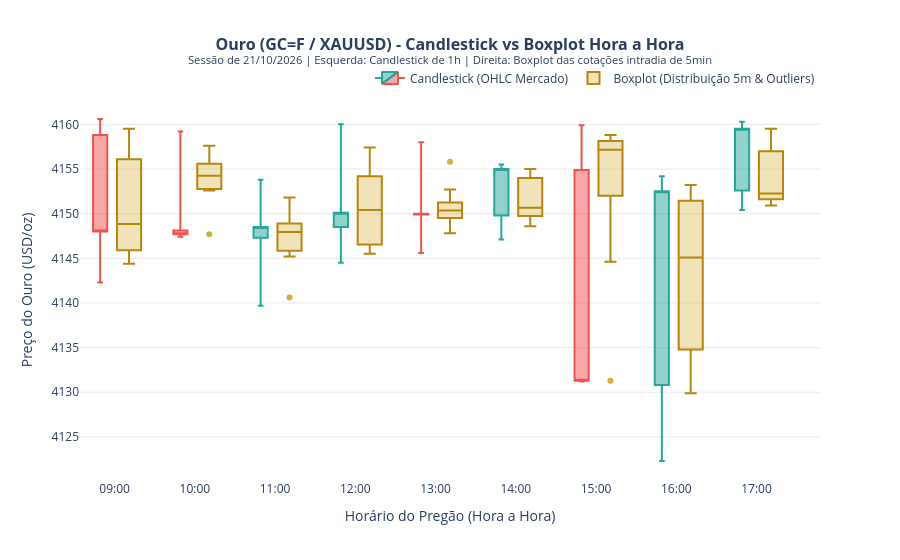

Notebook cell for this chart:
### Code cell
# COMPARAÇÃO HORA A HORA (CANDLE vs BOXPLOT)
# - dados reais do ouro (ticker: GC=F/XAUUSD)
# - data: 21 de Outubro de 2026
# - Intervalo das 09:00 às 17:00 (intraday)
# ----------------------------------------------
# /// Lógica de formação do boxplot ///
# Cada boxplot agrupa as cotações de 5 minutos 
# formando a distribuição estatística dentro
# de um período de uma hora.

import numpy as np
import pandas as pd
import plotly.graph_objects as go

#region 1. DADOS REAIS HARDCODED (Ouro - Futuros GC=F / XAUUSD em 21/10/2026)
dados_candle_ouro = [
    {
        "Hora": "09:00",
        "Abertura": 4158.8,
        "Máxima": 4160.6,
        "Mínima": 4142.3,
        "Fechamento": 4148.0
    },
    {
        "Hora": "10:00",
        "Abertura": 4148.1,
        "Máxima": 4159.2,
        "Mínima": 4147.4,
        "Fechamento": 4147.7
    },
    {
        "Hora": "11:00",
        "Abertura": 4147.3,
        "Máxima": 4153.8,
        "Mínima": 4139.7,
        "Fechamento": 4148.5
    },
    {
        "Hora": "12:00",
        "Abertura": 4148.5,
        "Máxima": 4160.0,
        "Mínima": 4144.5,
        "Fechamento": 4150.1
    },
    {
        "Hora": "13:00",
        "Abertura": 4150.0,
        "Máxima": 4158.0,
        "Mínima": 4145.6,
        "Fechamento": 4149.9
    },
    {
        "Hora": "14:00",
        "Abertura": 4149.8,
        "Máxima": 4155.5,
        "Mínima": 4147.1,
        "Fechamento": 4155.0
    },
    {
        "Hora": "15:00",
        "Abertura": 4154.9,
        "Máxima": 4159.9,
        "Mínima": 4131.2,
        "Fechamento": 4131.3
    },
    {
        "Hora": "16:00",
        "Abertura": 4130.8,
        "Máxima": 4154.2,
        "Mínima": 4122.3,
        "Fechamento": 4152.5
    },
    {
        "Hora": "17:00",
        "Abertura": 4152.6,
        "Máxima": 4160.3,
        "Mínima": 4150.4,
        "Fechamento": 4159.5
    }
]

dados_boxplot_ouro = [
    {
        "Hora": "09:00",
        "Preco": 4157.8
    },
    {
        "Hora": "09:00",
        "Preco": 4159.5
    },
    {
        "Hora": "09:00",
        "Preco": 4155.6
    },
    {
        "Hora": "09:00",
        "Preco": 4156.6
    },
    {
        "Hora": "09:00",
        "Preco": 4151.6
    },
    {
        "Hora": "09:00",
        "Preco": 4149.7
    },
    {
        "Hora": "09:00",
        "Preco": 4145.6
    },
    {
        "Hora": "09:00",
        "Preco": 4146.2
    },
    {
        "Hora": "09:00",
        "Preco": 4144.9
    },
    {
        "Hora": "09:00",
        "Preco": 4144.4
    },
    {
        "Hora": "09:00",
        "Preco": 4146.8
    },
    {
        "Hora": "09:00",
        "Preco": 4148.0
    },
    {
        "Hora": "10:00",
        "Preco": 4152.8
    },
    {
        "Hora": "10:00",
        "Preco": 4154.7
    },
    {
        "Hora": "10:00",
        "Preco": 4154.8
    },
    {
        "Hora": "10:00",
        "Preco": 4157.6
    },
    {
        "Hora": "10:00",
        "Preco": 4157.3
    },
    {
        "Hora": "10:00",
        "Preco": 4155.3
    },
    {
        "Hora": "10:00",
        "Preco": 4152.6
    },
    {
        "Hora": "10:00",
        "Preco": 4153.8
    },
    {
        "Hora": "10:00",
        "Preco": 4155.9
    },
    {
        "Hora": "10:00",
        "Preco": 4153.0
    },
    {
        "Hora": "10:00",
        "Preco": 4152.7
    },
    {
        "Hora": "10:00",
        "Preco": 4147.7
    },
    {
        "Hora": "11:00",
        "Preco": 4145.6
    },
    {
        "Hora": "11:00",
        "Preco": 4140.6
    },
    {
        "Hora": "11:00",
        "Preco": 4146.1
    },
    {
        "Hora": "11:00",
        "Preco": 4145.2
    },
    {
        "Hora": "11:00",
        "Preco": 4147.7
    },
    {
        "Hora": "11:00",
        "Preco": 4151.8
    },
    {
        "Hora": "11:00",
        "Preco": 4148.7
    },
    {
        "Hora": "11:00",
        "Preco": 4149.1
    },
    {
        "Hora": "11:00",
        "Preco": 4148.2
    },
    {
        "Hora": "11:00",
        "Preco": 4150.4
    },
    {
        "Hora": "11:00",
        "Preco": 4147.5
    },
    {
        "Hora": "11:00",
        "Preco": 4148.5
    },
    {
        "Hora": "12:00",
        "Preco": 4147.1
    },
    {
        "Hora": "12:00",
        "Preco": 4145.5
    },
    {
        "Hora": "12:00",
        "Preco": 4145.5
    },
    {
        "Hora": "12:00",
        "Preco": 4146.0
    },
    {
        "Hora": "12:00",
        "Preco": 4152.6
    },
    {
        "Hora": "12:00",
        "Preco": 4157.4
    },
    {
        "Hora": "12:00",
        "Preco": 4155.8
    },
    {
        "Hora": "12:00",
        "Preco": 4157.0
    },
    {
        "Hora": "12:00",
        "Preco": 4149.8
    },
    {
        "Hora": "12:00",
        "Preco": 4151.6
    },
    {
        "Hora": "12:00",
        "Preco": 4150.7
    },
    {
        "Hora": "12:00",
        "Preco": 4150.1
    },
    {
        "Hora": "13:00",
        "Preco": 4150.4
    },
    {
        "Hora": "13:00",
        "Preco": 4149.1
    },
    {
        "Hora": "13:00",
        "Preco": 4148.9
    },
    {
        "Hora": "13:00",
        "Preco": 4150.0
    },
    {
        "Hora": "13:00",
        "Preco": 4151.3
    },
    {
        "Hora": "13:00",
        "Preco": 4151.2
    },
    {
        "Hora": "13:00",
        "Preco": 4147.8
    },
    {
        "Hora": "13:00",
        "Preco": 4155.8
    },
    {
        "Hora": "13:00",
        "Preco": 4152.7
    },
    {
        "Hora": "13:00",
        "Preco": 4151.2
    },
    {
        "Hora": "13:00",
        "Preco": 4150.3
    },
    {
        "Hora": "13:00",
        "Preco": 4149.9
    },
    {
        "Hora": "14:00",
        "Preco": 4148.6
    },
    {
        "Hora": "14:00",
        "Preco": 4148.9
    },
    {
        "Hora": "14:00",
        "Preco": 4150.0
    },
    {
        "Hora": "14:00",
        "Preco": 4149.9
    },
    {
        "Hora": "14:00",
        "Preco": 4149.6
    },
    {
        "Hora": "14:00",
        "Preco": 4150.1
    },
    {
        "Hora": "14:00",
        "Preco": 4151.2
    },
    {
        "Hora": "14:00",
        "Preco": 4153.8
    },
    {
        "Hora": "14:00",
        "Preco": 4154.2
    },
    {
        "Hora": "14:00",
        "Preco": 4153.3
    },
    {
        "Hora": "14:00",
        "Preco": 4154.9
    },
    {
        "Hora": "14:00",
        "Preco": 4155.0
    },
    {
        "Hora": "15:00",
        "Preco": 4156.8
    },
    {
        "Hora": "15:00",
        "Preco": 4157.1
    },
    {
        "Hora": "15:00",
        "Preco": 4156.8
    },
    {
        "Hora": "15:00",
        "Preco": 4158.0
    },
    {
        "Hora": "15:00",
        "Preco": 4157.2
    },
    {
        "Hora": "15:00",
        "Preco": 4158.4
    },
    {
        "Hora": "15:00",
        "Preco": 4158.8
    },
    {
        "Hora": "15:00",
        "Preco": 4158.3
    },
    {
        "Hora": "15:00",
        "Preco": 4157.3
    },
    {
        "Hora": "15:00",
        "Preco": 4147.2
    },
    {
        "Hora": "15:00",
        "Preco": 4144.6
    },
    {
        "Hora": "15:00",
        "Preco": 4131.3
    },
    {
        "Hora": "16:00",
        "Preco": 4129.9
    },
    {
        "Hora": "16:00",
        "Preco": 4132.5
    },
    {
        "Hora": "16:00",
        "Preco": 4134.8
    },
    {
        "Hora": "16:00",
        "Preco": 4136.7
    },
    {
        "Hora": "16:00",
        "Preco": 4134.8
    },
    {
        "Hora": "16:00",
        "Preco": 4144.1
    },
    {
        "Hora": "16:00",
        "Preco": 4146.1
    },
    {
        "Hora": "16:00",
        "Preco": 4153.2
    },
    {
        "Hora": "16:00",
        "Preco": 4151.4
    },
    {
        "Hora": "16:00",
        "Preco": 4150.3
    },
    {
        "Hora": "16:00",
        "Preco": 4151.5
    },
    {
        "Hora": "16:00",
        "Preco": 4152.5
    },
    {
        "Hora": "17:00",
        "Preco": 4152.2
    },
    {
        "Hora": "17:00",
        "Preco": 4152.3
    },
    {
        "Hora": "17:00",
        "Preco": 4153.1
    },
    {
        "Hora": "17:00",
        "Preco": 4151.7
    },
    {
        "Hora": "17:00",
        "Preco": 4152.1
    },
    {
        "Hora": "17:00",
        "Preco": 4151.4
    },
    {
        "Hora": "17:00",
        "Preco": 4151.5
    },
    {
        "Hora": "17:00",
        "Preco": 4150.9
    },
    {
        "Hora": "17:00",
        "Preco": 4156.5
    },
    {
        "Hora": "17:00",
        "Preco": 4158.9
    },
    {
        "Hora": "17:00",
        "Preco": 4157.5
    },
    {
        "Hora": "17:00",
        "Preco": 4159.5
    }
]

df_candle_ouro = pd.DataFrame(dados_candle_ouro)
df_boxplot_ouro = pd.DataFrame(dados_boxplot_ouro)
#endregion

#region 2. CONFIGURANDO POSIÇÃO NUMÉRICA E OFFSET LADO A LADO
x_indices = np.arange(len(df_candle_ouro))
offset = 0.18

fig = go.Figure()
#endregion

#region 3. CANDLESTICK DO OURO (Deslocado à esquerda de cada hora)
fig.add_trace(
    go.Candlestick(
        x=x_indices - offset,
        open=df_candle_ouro['Abertura'],
        high=df_candle_ouro['Máxima'],
        low=df_candle_ouro['Mínima'],
        close=df_candle_ouro['Fechamento'],
        name='Candlestick (OHLC Mercado)',
        whiskerwidth=0.4,
        increasing_line_color='#26a69a',
        decreasing_line_color='#ef5350'
    )
)
#endregion

#region 4. BOXPLOT DO OURO (Deslocado à direita de cada hora com os preços intradia)
hora_to_x = {h: i + offset for i, h in enumerate(df_candle_ouro['Hora'])}
x_box = df_boxplot_ouro['Hora'].map(hora_to_x)

fig.add_trace(
    go.Box(
        x=x_box,
        y=df_boxplot_ouro['Preco'],
        name='Boxplot (Distribuição 5m & Outliers)',
        boxpoints='outliers',
        width=0.3,
        marker=dict(color='#d4af37', size=6, symbol='circle'),  # Dourado para o Ouro
        line=dict(color='#b8860b', width=2),
        fillcolor='rgba(212, 175, 55, 0.35)'
    )
)
#endregion

#region 5. AJUSTES VISUAIS E TÍTULOS
fig.update_layout(
    title=dict(
        text='<b>Ouro (GC=F / XAUUSD) - Candlestick vs Boxplot Hora a Hora</b><br>'
             '<sup>Sessão de 21/10/2026 | Esquerda: Candlestick de 1h | Direita: Boxplot das cotações intradia de 5min</sup>',
        x=0.5,
        font=dict(size=16)
    ),
    xaxis=dict(
        tickmode='array',
        tickvals=x_indices,
        ticktext=df_candle_ouro['Hora'],
        title='Horário do Pregão (Hora a Hora)',
        rangeslider=dict(visible=False)
    ),
    yaxis=dict(
        title='Preço do Ouro (USD/oz)',
        gridcolor='#eaeaea'
    ),
    template='plotly_white',
    legend=dict(
        orientation='h',
        yanchor='bottom',
        y=1.02,
        xanchor='right',
        x=1
    ),
    hovermode='x unified'
)

fig.show()
#endregion

### Figure 1 — Plotly figure (JSON) as saved in the notebook; plotly's stock layout.template omitted (floating-point values rounded to 4 significant figures)
{"data": [{"close": [4148.0, 4148.0, 4148.0, 4150.0, 4150.0, 4155.0, 4131.0, 4152.0, 4160.0], "decreasing": {"line": {"color": "#ef5350"}}, "high": [4161.0, 4159.0, 4154.0, 4160.0, 4158.0, 4156.0, 4160.0, 4154.0, 4160.0], "increasing": {"line": {"color": "#26a69a"}}, "low": [4142.0, 4147.0, 4140.0, 4144.0, 4146.0, 4147.0, 4131.0, 4122.0, 4150.0], "name": "Candlestick (OHLC Mercado)", "open": [4159.0, 4148.0, 4147.0, 4148.0, 4150.0, 4150.0, 4155.0, 4131.0, 4153.0], "type": "candlestick", "whiskerwidth": 0.4, "x": [-0.18, 0.82, 1.82, 2.82, 3.82, 4.82, 5.82, 6.82, 7.82]}, {"boxpoints": "outliers", "fillcolor": "rgba(212, 175, 55, 0.35)", "line": {"color": "#b8860b", "width": 2}, "marker": {"color": "#d4af37", "size": 6, "symbol": "circle"}, "name": "Boxplot (Distribuição 5m & Outliers)", "type": "box", "width": 0.3, "x": [0.18, 0.18, 0.18, 0.18, 0.18, 0.18, 0.18, 0.18, 0.18, 0.18, 0.18, 0.18, 1.18, 1.18, 1.18, 1.18, 1.18, 1.18, 1.18, 1.18, 1.18, 1.18, 1.18, 1.18, 2.18, 2.18, 2.18, 2.18, 2.18, 2.18, 2.18, 2.18, 2.18, 2.18, 2.18, 2.18, 3.18, 3.18, 3.18, 3.18, 3.18, 3.18, 3.18, 3.18, 3.18, 3.18, 3.18, 3.18, 4.18, 4.18, 4.18, 4.18, 4.18, 4.18, 4.18, 4.18, 4.18, 4.18, 4.18, 4.18, 5.18, 5.18, 5.18, 5.18, 5.18, 5.18, 5.18, 5.18, 5.18, 5.18, 5.18, 5.18, 6.18, 6.18, 6.18, 6.18, 6.18, 6.18, 6.18, 6.18, 6.18, 6.18, 6.18, 6.18, 7.18, 7.18, 7.18, 7.18, 7.18, 7.18, 7.18, 7.18, 7.18, 7.18, 7.18, 7.18, 8.18, 8.18, 8.18, 8.18, 8.18, 8.18, 8.18, 8.18, 8.18, 8.18, 8.18, 8.18], "y": [4158.0, 4160.0, 4156.0, 4157.0, 4152.0, 4150.0, 4146.0, 4146.0, 4145.0, 4144.0, 4147.0, 4148.0, 4153.0, 4155.0, 4155.0, 4158.0, 4157.0, 4155.0, 4153.0, 4154.0, 4156.0, 4153.0, 4153.0, 4148.0, 4146.0, 4141.0, 4146.0, 4145.0, 4148.0, 4152.0, 4149.0, 4149.0, 4148.0, 4150.0, 4148.0, 4148.0, 4147.0, 4146.0, 4146.0, 4146.0, 4153.0, 4157.0, 4156.0, 4157.0, 4150.0, 4152.0, 4151.0, 4150.0, 4150.0, 4149.0, 4149.0, 4150.0, 4151.0, 4151.0, 4148.0, 4156.0, 4153.0, 4151.0, 4150.0, 4150.0, 4149.0, 4149.0, 4150.0, 4150.0, 4150.0, 4150.0, 4151.0, 4154.0, 4154.0, 4153.0, 4155.0, 4155.0, 4157.0, 4157.0, 4157.0, 4158.0, 4157.0, 4158.0, 4159.0, 4158.0, 4157.0, 4147.0, 4145.0, 4131.0, 4130.0, 4132.0, 4135.0, 4137.0, 4135.0, 4144.0, 4146.0, 4153.0, 4151.0, 4150.0, 4152.0, 4152.0, 4152.0, 4152.0, 4153.0, 4152.0, 4152.0, 4151.0, 4152.0, 4151.0, 4156.0, 4159.0, 4158.0, 4160.0]}], "layout": {"hovermode": "x unified", "legend": {"orientation": "h", "x": 1, "xanchor": "right", "y": 1.02, "yanchor": "bottom"}, "title": {"font": {"size": 16}, "text": "<b>Ouro (GC=F / XAUUSD) - Candlestick vs Boxplot Hora a Hora</b><br><sup>Sessão de 21/10/2026 | Esquerda: Candlestick de 1h | Direita: Boxplot das cotações intradia de 5min</sup>", "x": 0.5}, "xaxis": {"rangeslider": {"visible": false}, "tickmode": "array", "ticktext": ["09:00", "10:00", "11:00", "12:00", "13:00", "14:00", "15:00", "16:00", "17:00"], "tickvals": [0, 1, 2, 3, 4, 5, 6, 7, 8], "title": {"text": "Horário do Pregão (Hora a Hora)"}}, "yaxis": {"gridcolor": "#eaeaea", "title": {"text": "Preço do Ouro (USD/oz)"}}}}
